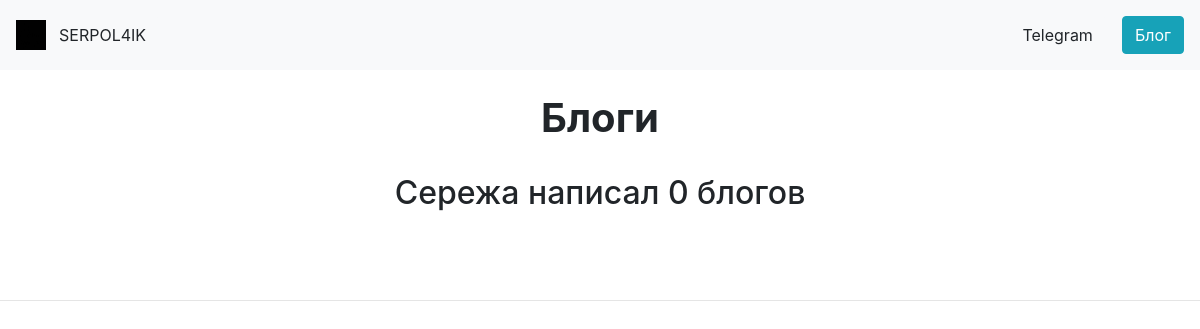
Before: /blog/all with the older database file.
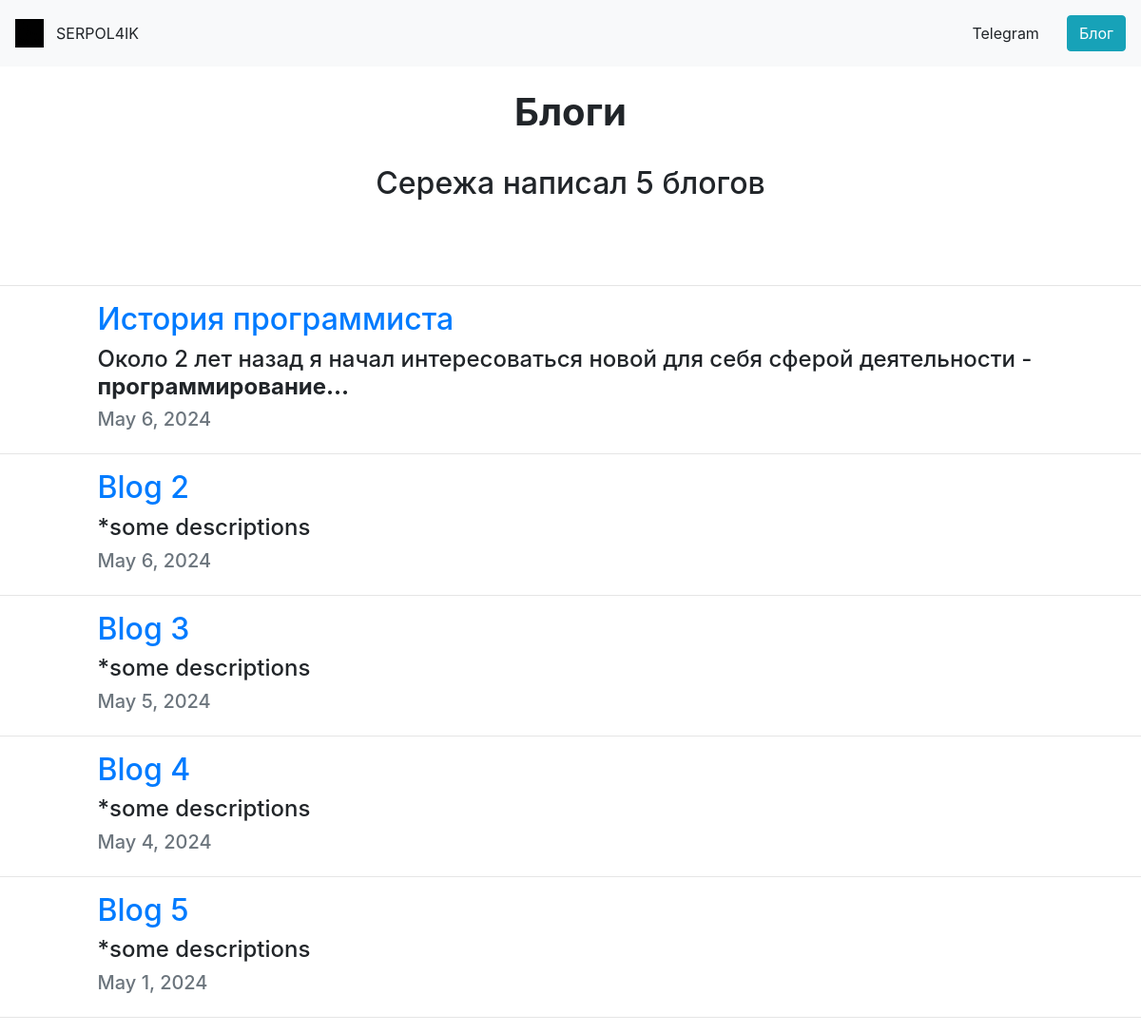
After: the same page with the newer database file.
### blog/models.py (models this page shows, shortened)
class Blog(models.Model):
    title = models.CharField(max_length=250)
    description = models.TextField()
    url = models.URLField(blank=True)
    date = models.DateField()

### blog/views.py (the view)
# urls.py: path('all', views.all_blogs, name='all_blogs'),
def all_blogs(request):
    blogs = Blog.objects.order_by("-date")
    return render(request, 'blog/all_blogs.html', {'blogs': blogs})

### blog/templates/blog/all_blogs.html (shortened to what this page needs)
{% extends 'portfolio/base.html' %}
{% block content %}
<h1 id="blogtitle" class="font-weight-bold text-center">Блоги</h1>
<h2 class="text-center mb-5">Сережа написал {{ blogs.count }} блогов</h2>
<hr>
{% for blog in blogs %}
<div class="row justify-content-center my-3">
  <div class="col-md-10">
    <a href="{% url 'detail' blog.id %}">
      <h2>{{ blog.title }}</h2>
    </a>
    <h4>{{ blog.description|safe|truncatechars:98 }}</h4>
    <h5 class="text-muted">{{ blog.date }}</h5>
  </div>
</div>
<hr>
{% endfor %}
{% endblock %}

Changed rows visible on the page:
added Blog: title "История программиста", description "Около 2 лет назад я начал интересоваться новой для себя сферой деятельности - программирование…", date "May 6, 2024"
added Blog: title "Blog 2", description "*some descriptions", date "May 6, 2024"
added Blog: title "Blog 3", description "*some descriptions", date "May 5, 2024"
added Blog: title "Blog 4", description "*some descriptions", date "May 4, 2024"
added Blog: title "Blog 5", description "*some descriptions", date "May 1, 2024"
Other visible differences:
{{ blogs.count }}: "0" → "5"
